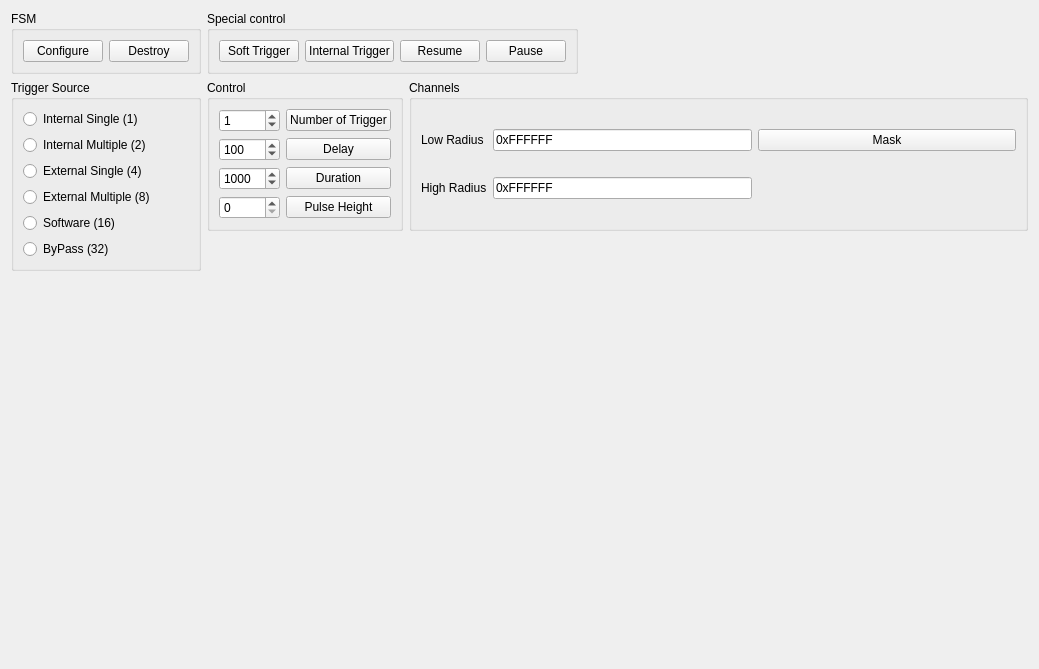
     <widget class="QWidget" name="Injection">
      <attribute name="title">
       <string>Injection</string>
      </attribute>
      <layout class="QGridLayout" name="gridLayout_15">
       <item row="0" column="0">
        <widget class="QGroupBox" name="groupBox_16">
         <property name="title">
          <string>FSM</string>
         </property>
         <layout class="QHBoxLayout" name="horizontalLayout_12">
          <item>
           <widget class="QPushButton" name="PBInjectionConfigure">
            <property name="text">
             <string>Configure</string>
            </property>
           </widget>
          </item>
          <item>
           <widget class="QPushButton" name="PBInjectionDestroy">
            <property name="text">
             <string>Destroy</string>
            </property>
           </widget>
          </item>
         </layout>
        </widget>
       </item>
       <item row="0" column="1" colspan="2">
        <widget class="QGroupBox" name="groupBox_19">
         <property name="title">
          <string>Special control</string>
         </property>
         <layout class="QHBoxLayout" name="horizontalLayout_13">
          <item>
           <widget class="QPushButton" name="PBInjectionSoft">
            <property name="text">
             <string>Soft Trigger</string>
            </property>
           </widget>
          </item>
          <item>
           <widget class="QPushButton" name="PBInjectionInternal">
            <property name="text">
             <string>Internal Trigger</string>
            </property>
           </widget>
          </item>
          <item>
           <widget class="QPushButton" name="PBInjectionResume">
            <property name="text">
             <string>Resume</string>
            </property>
           </widget>
          </item>
          <item>
           <widget class="QPushButton" name="PBInjectionPause">
            <property name="text">
             <string>Pause</string>
            </property>
           </widget>
          </item>
         </layout>
        </widget>
       </item>
       <item row="0" column="3">
        <spacer name="horizontalSpacer_13">
         <property name="orientation">
          <enum>Qt::Horizontal</enum>
         </property>
         <property name="sizeHint" stdset="0">
          <size>
           <width>444</width>
           <height>20</height>
          </size>
         </property>
        </spacer>
       </item>
       <item row="1" column="0" rowspan="2">
        <widget class="QGroupBox" name="groupBox_17">
         <property name="title">
          <string>Trigger Source</string>
         </property>
         <layout class="QVBoxLayout" name="verticalLayout_7">
          <item>
           <widget class="QRadioButton" name="RBInjectionInternalSingle">
            <property name="text">
             <string>Internal Single (1)</string>
            </property>
           </widget>
          </item>
          <item>
           <widget class="QRadioButton" name="RBInjectionInternalMultiple">
            <property name="text">
             <string>Internal Multiple (2)</string>
            </property>
           </widget>
          </item>
          <item>
           <widget class="QRadioButton" name="RBInjectionExternalSingle">
            <property name="text">
             <string>External Single (4)</string>
            </property>
           </widget>
          </item>
          <item>
           <widget class="QRadioButton" name="RBInjectionExternalMultiple">
            <property name="text">
             <string>External Multiple (8)</string>
            </property>
           </widget>
          </item>
          <item>
           <widget class="QRadioButton" name="RBInjectionSoft">
            <property name="text">
             <string>Software (16)</string>
            </property>
           </widget>
          </item>
          <item>
           <widget class="QRadioButton" name="RBInjectionByPass">
            <property name="text">
             <string>ByPass (32)</string>
            </property>
           </widget>
          </item>
         </layout>
        </widget>
       </item>
       <item row="1" column="1">
        <widget class="QGroupBox" name="groupBox_18">
         <property name="title">
          <string>Control</string>
         </property>
         <layout class="QGridLayout" name="gridLayout_13">
          <item row="0" column="0">
           <widget class="QSpinBox" name="SBInjectionNumber">
            <property name="maximum">
             <number>255</number>
            </property>
            <property name="value">
             <number>1</number>
            </property>
           </widget>
          </item>
          <item row="0" column="1">
           <widget class="QPushButton" name="PBInjectionNumber">
            <property name="text">
             <string>Number of Trigger</string>
            </property>
           </widget>
          </item>
          <item row="1" column="0">
           <widget class="QSpinBox" name="SBInjectionDelay">
            <property name="maximum">
             <number>65535</number>
            </property>
            <property name="value">
             <number>100</number>
            </property>
           </widget>
          </item>
          <item row="1" column="1">
           <widget class="QPushButton" name="PBInjectionDelay">
            <property name="text">
             <string>Delay</string>
            </property>
           </widget>
          </item>
          <item row="2" column="0">
           <widget class="QSpinBox" name="SBInjectionDuration">
            <property name="maximum">
             <number>65535</number>
            </property>
            <property name="value">
             <number>1000</number>
            </property>
           </widget>
          </item>
          <item row="2" column="1">
           <widget class="QPushButton" name="PBInjectionDuration">
            <property name="text">
             <string>Duration</string>
            </property>
           </widget>
          </item>
          <item row="3" column="0">
           <widget class="QSpinBox" name="SBInjectionHeight">
            <property name="maximum">
             <number>255</number>
            </property>
            <property name="value">
             <number>0</number>
            </property>
           </widget>
          </item>
          <item row="3" column="1">
           <widget class="QPushButton" name="PBInjectionHeight">
            <property name="text">
             <string>Pulse Height</string>
            </property>
           </widget>
          </item>
         </layout>
        </widget>
       </item>
       <item row="1" column="2" colspan="2">
        <widget class="QGroupBox" name="groupBox_20">
         <property name="title">
          <string>Channels</string>
         </property>
         <layout class="QGridLayout" name="gridLayout_14">
          <item row="0" column="0">
           <widget class="QLabel" name="label_16">
            <property name="text">
             <string>Low Radius</string>
            </property>
           </widget>
          </item>
          <item row="0" column="1">
           <widget class="QLineEdit" name="LEInjectionHR">
            <property name="text">
             <string>0xFFFFFF</string>
            </property>
           </widget>
          </item>
          <item row="0" column="2">
           <widget class="QPushButton" name="PBInjectionMask">
            <property name="text">
             <string>Mask</string>
            </property>
           </widget>
          </item>
          <item row="1" column="0">
           <widget class="QLabel" name="label_17">
            <property name="text">
             <string>High Radius</string>
            </property>
           </widget>
          </item>
          <item row="1" column="1">
           <widget class="QLineEdit" name="LEInjectionLR">
            <property name="text">
             <string>0xFFFFFF</string>
            </property>
           </widget>
          </item>
          <item row="1" column="2">
           <spacer name="horizontalSpacer_14">
            <property name="orientation">
             <enum>Qt::Horizontal</enum>
            </property>
            <property name="sizeHint" stdset="0">
             <size>
              <width>250</width>
              <height>20</height>
             </size>
            </property>
           </spacer>
          </item>
         </layout>
        </widget>
       </item>
       <item row="2" column="1" rowspan="2">
        <spacer name="verticalSpacer_6">
         <property name="orientation">
          <enum>Qt::Vertical</enum>
         </property>
         <property name="sizeHint" stdset="0">
          <size>
           <width>20</width>
           <height>381</height>
          </size>
         </property>
        </spacer>
       </item>
       <item row="2" column="3" rowspan="2">
        <spacer name="verticalSpacer_7">
         <property name="orientation">
          <enum>Qt::Vertical</enum>
         </property>
         <property name="sizeHint" stdset="0">
          <size>
           <width>20</width>
           <height>381</height>
          </size>
         </property>
        </spacer>
       </item>
       <item row="3" column="0">
        <spacer name="verticalSpacer_5">
         <property name="orientation">
          <enum>Qt::Vertical</enum>
         </property>
         <property name="sizeHint" stdset="0">
          <size>
           <width>20</width>
           <height>381</height>
          </size>
         </property>
        </spacer>
       </item>
      </layout>
     </widget>
